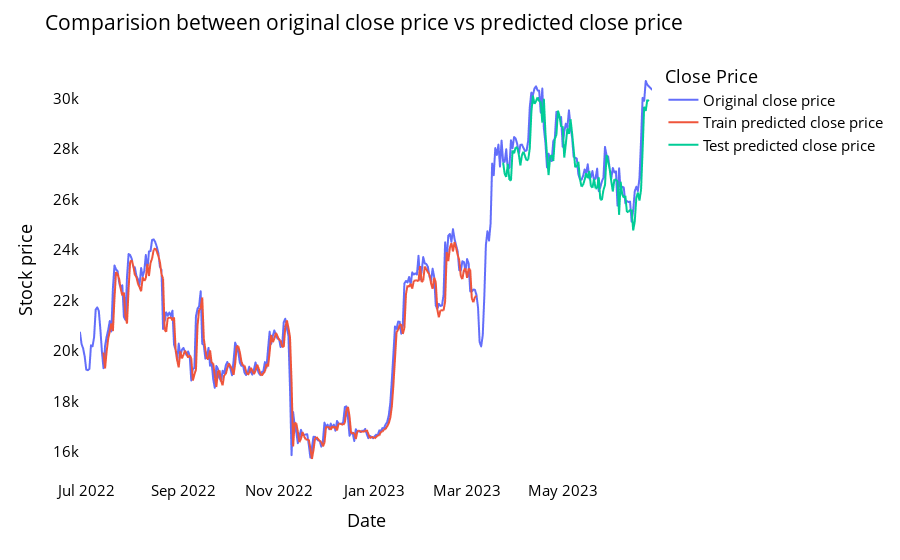

Here is the notebook cell this chart was saved with:
### Code cell
# shift train predictions for plotting

look_back=time_step
trainPredictPlot = np.empty_like(closedf)
trainPredictPlot[:, :] = np.nan
trainPredictPlot[look_back:len(train_predict)+look_back, :] = train_predict
print("Train predicted data: ", trainPredictPlot.shape)

# shift test predictions for plotting
testPredictPlot = np.empty_like(closedf)
testPredictPlot[:, :] = np.nan
testPredictPlot[len(train_predict)+(look_back*2)+1:len(closedf)-1, :] = test_predict
print("Test predicted data: ", testPredictPlot.shape)

names = cycle(['Original close price','Train predicted close price','Test predicted close price'])


plotdf = pd.DataFrame({'date': close_stock['Date'],
                       'original_close': close_stock['Close'],
                      'train_predicted_close': trainPredictPlot.reshape(1,-1)[0].tolist(),
                      'test_predicted_close': testPredictPlot.reshape(1,-1)[0].tolist()})

fig = px.line(plotdf,x=plotdf['date'], y=[plotdf['original_close'],plotdf['train_predicted_close'],
                                          plotdf['test_predicted_close']],
              labels={'value':'Stock price','date': 'Date'})
fig.update_layout(title_text='Comparision between original close price vs predicted close price',
                  plot_bgcolor='white', font_size=15, font_color='black', legend_title_text='Close Price')
fig.for_each_trace(lambda t:  t.update(name = next(names)))

fig.update_xaxes(showgrid=False)
fig.update_yaxes(showgrid=False)
fig.show()

### Figure 1 — Plotly figure (JSON) as saved in the notebook; plotly's stock layout.template omitted (floating-point values rounded to 4 significant figures; data arrays with more than 128 entries replaced by an {"elided": "..."} marker saying what was removed)
{"data": [{"hovertemplate": "variable=original_close<br>Date=%{x}<br>Stock price=%{y}<extra></extra>", "legendgroup": "original_close", "line": {"color": "#636efa", "dash": "solid"}, "marker": {"symbol": "circle"}, "mode": "lines", "name": "Original close price", "showlegend": true, "type": "scattergl", "x": {"elided": "365 str values"}, "xaxis": "x", "y": {"elided": "365 float values"}, "yaxis": "y"}, {"hovertemplate": "variable=train_predicted_close<br>Date=%{x}<br>Stock price=%{y}<extra></extra>", "legendgroup": "train_predicted_close", "line": {"color": "#EF553B", "dash": "solid"}, "marker": {"symbol": "circle"}, "mode": "lines", "name": "Train predicted close price", "showlegend": true, "type": "scattergl", "x": {"elided": "365 str values"}, "xaxis": "x", "y": {"elided": "365 float values"}, "yaxis": "y"}, {"hovertemplate": "variable=test_predicted_close<br>Date=%{x}<br>Stock price=%{y}<extra></extra>", "legendgroup": "test_predicted_close", "line": {"color": "#00cc96", "dash": "solid"}, "marker": {"symbol": "circle"}, "mode": "lines", "name": "Test predicted close price", "showlegend": true, "type": "scattergl", "x": {"elided": "365 str values"}, "xaxis": "x", "y": {"elided": "365 float values"}, "yaxis": "y"}], "layout": {"font": {"color": "black", "size": 15}, "legend": {"title": {"text": "Close Price"}, "tracegroupgap": 0}, "margin": {"t": 60}, "plot_bgcolor": "white", "title": {"text": "Comparision between original close price vs predicted close price"}, "xaxis": {"anchor": "y", "domain": [0, 1], "showgrid": false, "title": {"text": "Date"}}, "yaxis": {"anchor": "x", "domain": [0, 1], "showgrid": false, "title": {"text": "Stock price"}}}}
